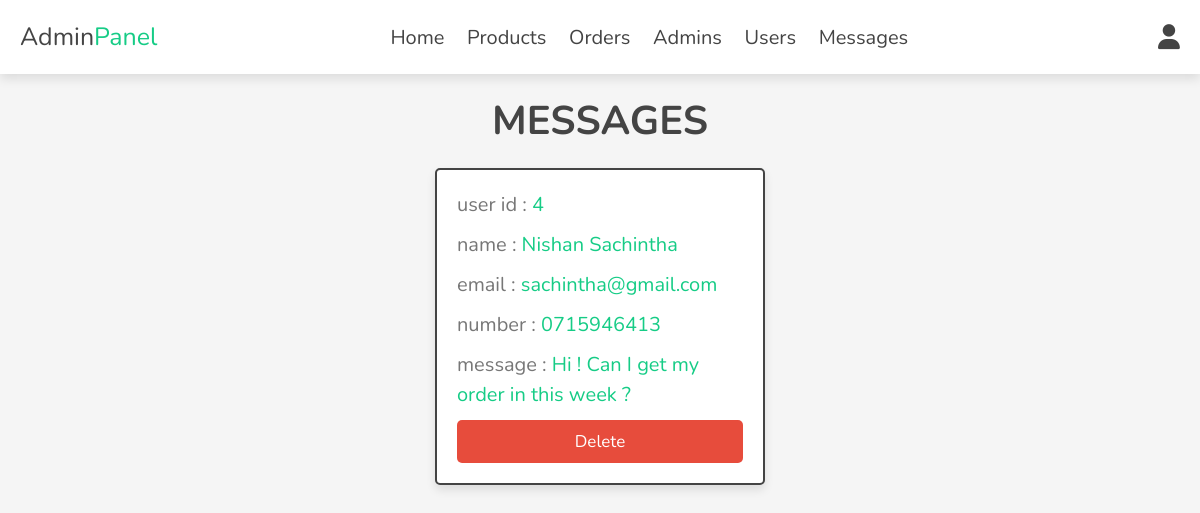
The page /admin/messages.php (signed in) on the database its author committed.
### tables this page shows
CREATE TABLE `messages` (
  `id` int(100) NOT NULL,
  `user_id` int(100) NOT NULL,
  `name` varchar(100) NOT NULL,
  `email` varchar(100) NOT NULL,
  `number` varchar(12) NOT NULL,
  `message` varchar(500) NOT NULL
);

### admin/messages.php (the view, shortened to what this page needs)
<?php
include '../components/connect.php';
?>
<!DOCTYPE html>
<html lang="en">
<head>
   <link rel="stylesheet" href="https://cdnjs.cloudflare.com/ajax/libs/font-awesome/6.1.1/css/all.min.css">
   <link rel="stylesheet" href="../css/admin_style.css">
</head>
<body>
<?php include '../components/admin_header.php'; ?>
<section class="contacts">
<h1 class="heading">messages</h1>
<div class="box-container">
   <?php
      $select_messages = $conn->prepare("SELECT * FROM `messages`");
      $select_messages->execute();
      if($select_messages->rowCount() > 0){
         while($fetch_message = $select_messages->fetch(PDO::FETCH_ASSOC)){
   ?>
   <div class="box">
   <p> user id : <span><?= $fetch_message['user_id']; ?></span></p>
   <p> name : <span><?= $fetch_message['name']; ?></span></p>
   <p> email : <span><?= $fetch_message['email']; ?></span></p>
   <p> number : <span><?= $fetch_message['number']; ?></span></p>
   <p> message : <span><?= $fetch_message['message']; ?></span></p>
   <a href="messages.php??delete=<?= $fetch_message['id']; ?>" onclick="return confirm('delete this message?');" class="delete-btn">delete</a>
   </div>
   <?php
         }
      }else{
         echo '<p class="empty">you have no messages</p>';
      }
   ?>
</div>
</section>
</body>
</html>

### css/admin_style.css (style rules this page uses)
:root { --main-color:#16cc86; --green:#16cc86; --orange:#f39c12; --red:#e74c3c; --black:#444; --white:#fff; --light-color:#777; --light-bg:#f5f5f5; --border:.2rem solid var(--black); --box-shadow:0 .5rem 1rem rgba(0,0,0,.1); }
* { font-family: 'Nunito', sans-serif; margin:0; padding:0; box-sizing: border-box; outline: none; border:none; text-decoration: none; }
html { font-size: 62.5%; overflow-x: hidden; }
body { background-color: var(--light-bg); }
section { padding:2rem; max-width: 1200px; margin:0 auto; }
.heading { font-size: 4rem; color:var(--black); margin-bottom: 2rem; text-align: center; text-transform: uppercase; }
.btn, .delete-btn, .option-btn { display: block; width: 100%; margin-top: 1rem; border-radius: .5rem; padding:1rem 3rem; font-size: 1.7rem; text-transform: capitalize; color:var(--white); cursor: pointer; text-align: center; }
.delete-btn { background-color: var(--red); }
.contacts .box-container { display: grid; grid-template-columns: repeat(auto-fit, 33rem); gap:1.5rem; align-items: flex-start; justify-content: center; }
.contacts .box-container .box { padding:2rem; padding-top: 1rem; border-radius: .5rem; border:var(--border); background-color: var(--white); box-shadow: var(--box-shadow); }
.contacts .box-container .box p { line-height: 1.5; font-size: 2rem; color:var(--light-color); margin:1rem 0; }
.contacts .box-container .box p span { color:var(--main-color); }

### rows shown on the page
messages: user "4", name "Nishan Sachintha", email "sachintha@gmail.com", number "0715946413", message "Hi ! Can I get my order in this week ?"
